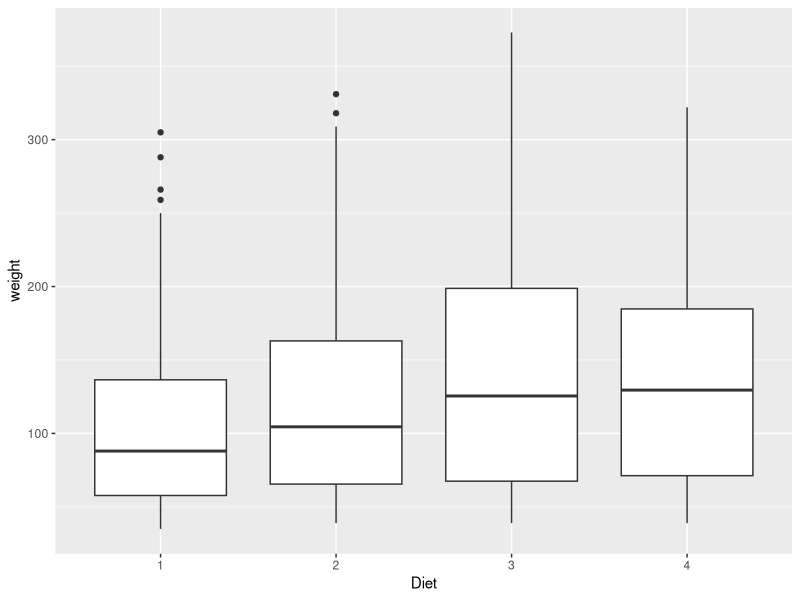
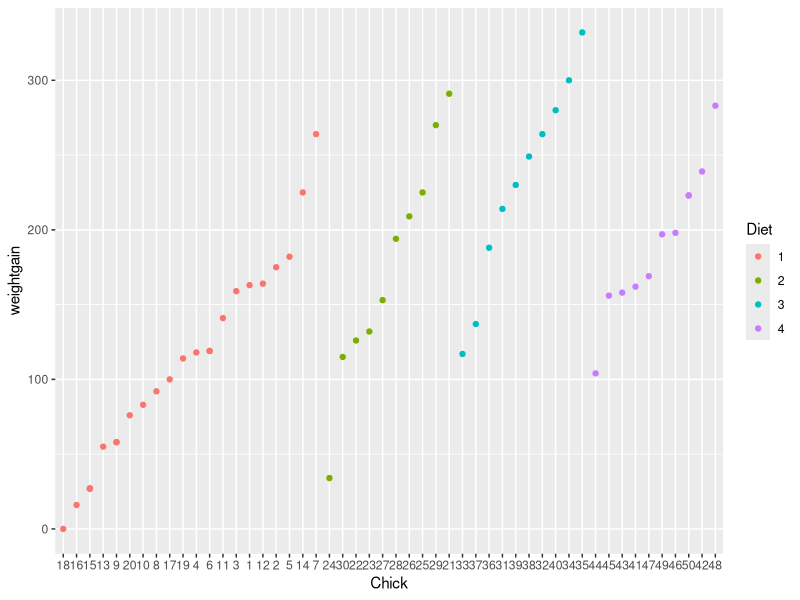

Here is the R script that generated these plots, in order:
## ---- chunk 1
knitr::opts_chunk$set(echo = TRUE)
## ---- chunk 2
library(dplyr)
library(datasets)
library(ggplot2)
## ---- chunk 3
weight0 <- ChickWeight %>%
  group_by(Chick) %>%
  summarize(
    freq = n(),
    weight = mean(weight, na.rm = TRUE),
    # Resulting in NA
    sd = sd(weight, na.rm = TRUE) 
  ) 
weight0

## ---- chunk 4
# A vector of the chick numbers that have 12 measurements
g <- ChickWeight %>%
  group_by(Chick) %>%
  summarize(n = n()) %>%
  filter(n == 12) %>%
  select(-n)

Chicks <- ChickWeight

Chicks$Chick <- as.numeric(Chicks$Chick)
g$Chick <- as.numeric(g$Chick)

complete <- filter(Chicks, Chicks$Chick %in% g$Chick)
complete$Chick <- as.factor(complete$Chick)
head(complete, 3)
## ---- chunk 5
complete <- ChickWeight %>%
  group_by(Chick) %>%
  mutate(zerow = weight[Time == 0]) %>%
  mutate(weightgain = weight - zerow) %>%
  select(-zerow) 

head(complete, 3)
## ---- chunk 6
ggplot(complete, aes(x= Diet, y = weight)) + geom_boxplot()
## ---- chunk 7
large <- complete %>%
  filter(weightgain == max(weightgain))

largestGain <- max(large$weightgain)
largestGain

smallestGain <- min(large$weightgain)
smallestGain

ggplot(large, aes(x = Chick, y = weightgain, colour = Diet)) + geom_point()
